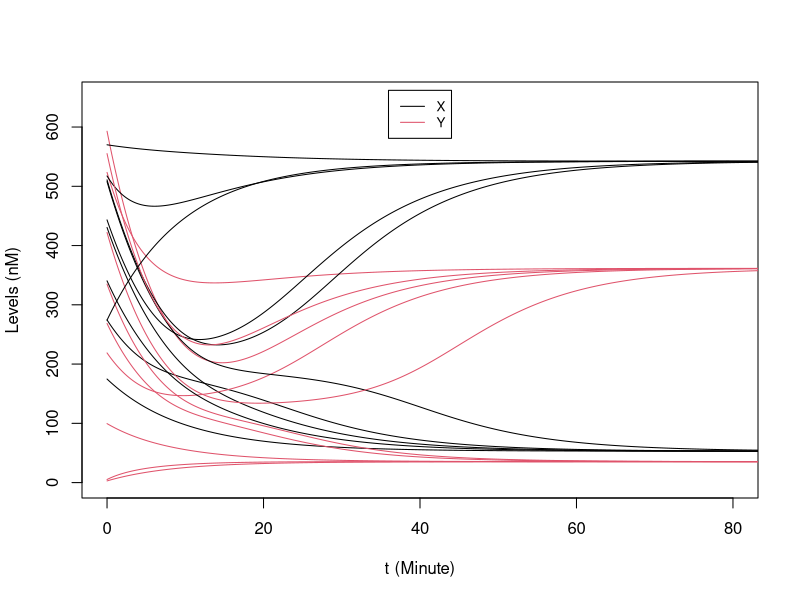
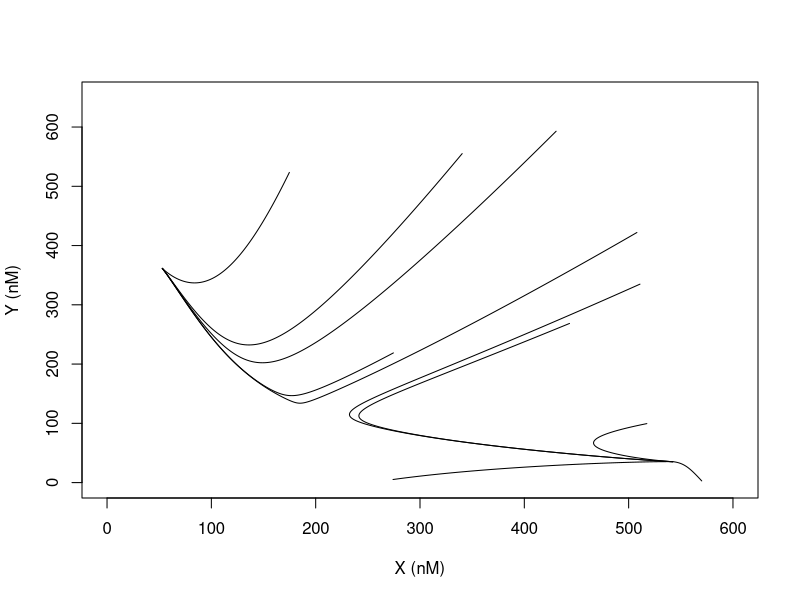
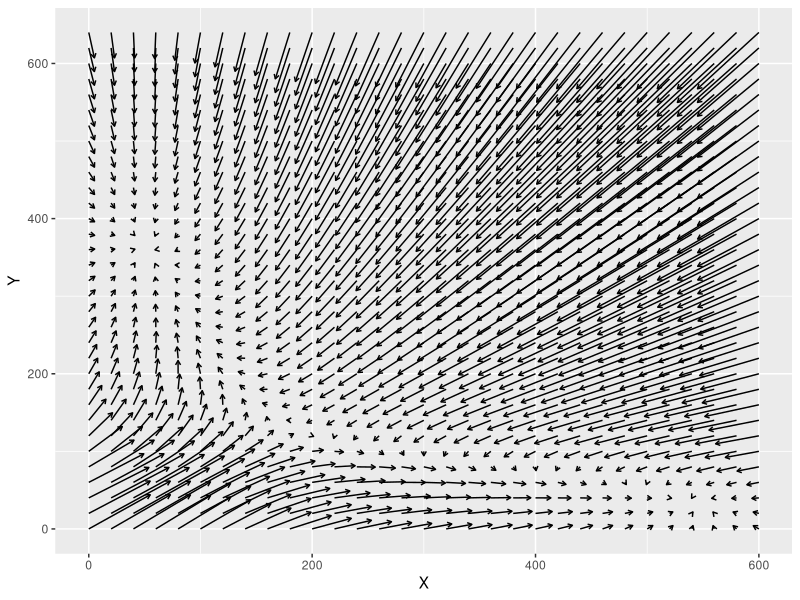
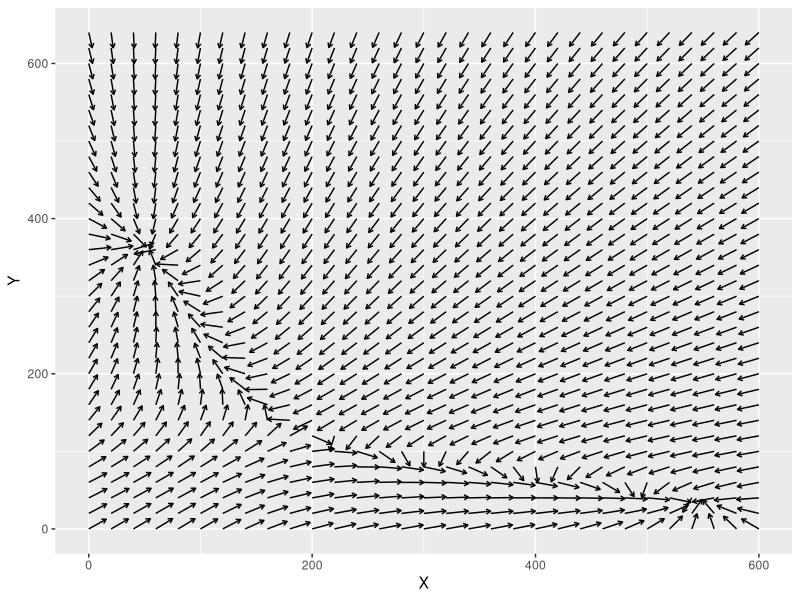
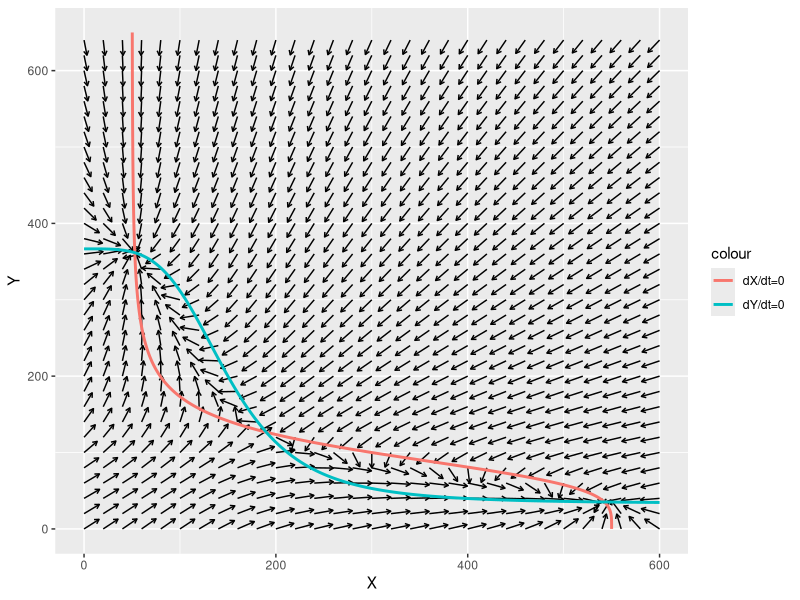
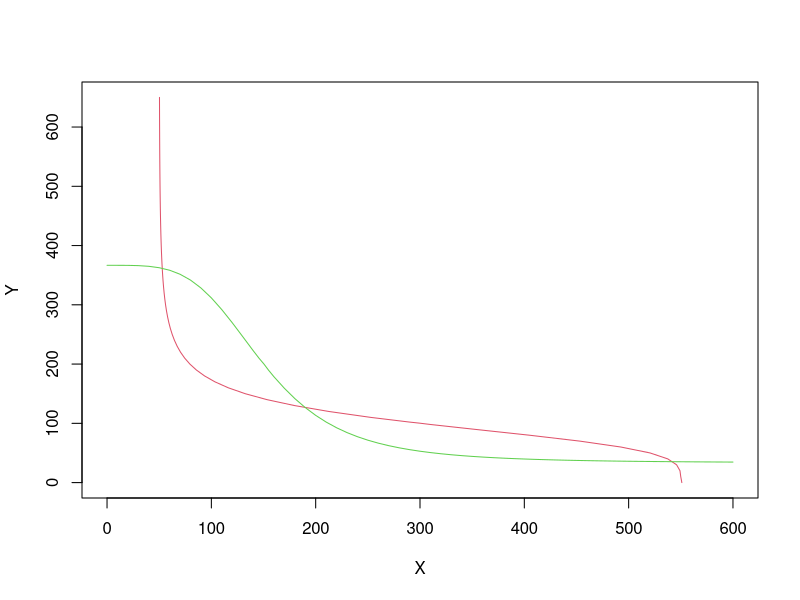
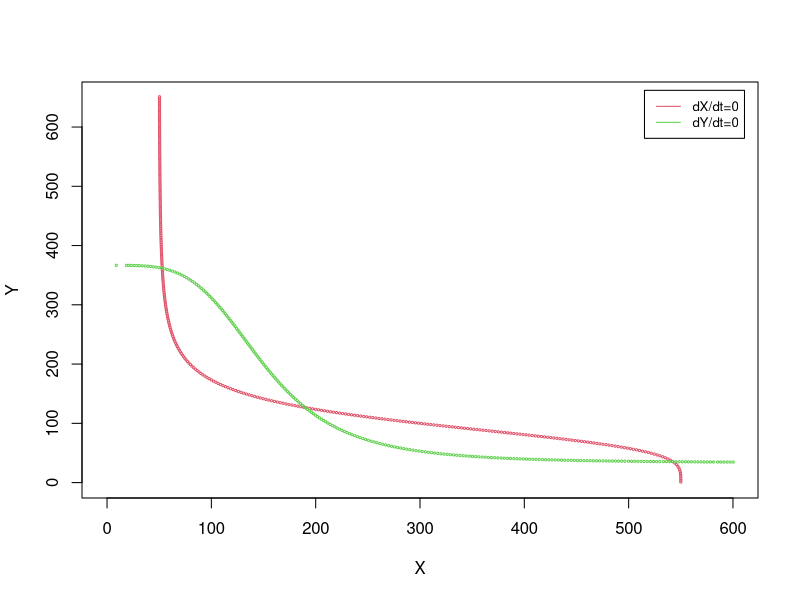

These charts were generated, in order, by the following R code: (Note: this script raises an error after producing the figures.)
## ---- chunk 1
knitr::opts_chunk$set(echo = TRUE)
## ---- chunk 2
hill_inh <- function(X,X_th,n) { # inhibitory Hill function
# X_th: Hill threshold, n: Hill coefficient
  a = (X/X_th)**n
  return(1/(1+a))
}

derivs_ts <- function(t, Xs) {  # Calculate derivative function for a toggle switch circuit
  X = Xs[1]
  Y = Xs[2]
  dxdt = 5 + 50 * hill_inh(Y, 100, 4) - 0.1 * X
  dydt = 4 + 40 * hill_inh(X, 150, 4) - 0.12 * Y
  return(c(dxdt, dydt))
}
## ---- chunk 3
# 4th order Runge-Kutta (RK4) for a generic multi-variable system
RK4_generic <- function(derivs, X0, t.total, dt, ...){
  # derivs: the function of the derivatives 
  # X0: initial condition, a vector of multiple variables
  # t.total: total simulation time, assuming t starts from 0 at the beginning
  # dt: time step size 
  t_all = seq(0, t.total, by=dt)
  n_all = length(t_all)
  nx = length(X0)
  X_all = matrix(0, nrow = n_all, ncol = nx)
  X_all[1,] =  X0
  for (i in 1:(n_all-1)) {
    t_0= t_all[i]
    t_0.5 = t_0 + 0.5*dt
    t_1 = t_0 + dt
    k1 = dt * derivs(t_0,X_all[i,],...)
    k2 = dt * derivs(t_0.5,X_all[i,] + k1/2,...)
    k3 = dt * derivs(t_0.5,X_all[i,] + k2/2,...)
    k4 = dt * derivs(t_1,X_all[i,] + k3,...)
    X_all[i+1,] = X_all[i,] + (k1+2*k2+2*k3+k4)/6
  }
  return(cbind(t_all, X_all))   # the output is a matrix of t & X(t) for all time steps
}

set.seed(77)   # set the seed for the random number generator, remove this line to generate more random initial conditions
X_init_all = array(runif(20, 0, 600), dim = c(10,2)) # generate 10 random initial conditions

t.total = 100
dt  = 0.01
plot(NULL, xlab="t (Minute)", ylab="Levels (nM)", xlim=c(0,80), ylim=c(0,650)) 
for(i in seq_len(nrow(X_init_all))){
  results = RK4_generic(derivs = derivs_ts, X0 = X_init_all[i,], t.total = t.total, dt = dt)
  lines(results[,1], results[,2], col = 1)
  lines(results[,1], results[,3], col = 2)
}
legend("top", inset=0.02, legend = c("X", "Y"),
       col=1:2, lty=1, cex=0.8)
## ---- chunk 4
plot(NULL, xlab="X (nM)", ylab="Y (nM)", xlim=c(0,600), ylim=c(0,650)) 
for(i in seq_len(nrow(X_init_all))){
  results = RK4_generic(derivs = derivs_ts, X0 = X_init_all[i,], t.total = t.total, dt = dt)
  lines(results[,2], results[,3], col = 1)
}
## ---- chunk 5
library(ggplot2)

X_all = seq(0, 600, by=20)   # all X grids
Y_all = seq(0, 650, by=20)   # all Y grids
XY_all = expand.grid(X_all, Y_all)   # all combinations of X and Y

results = t(apply(XY_all, MARGIN=1, function(Xs) {return(c(Xs, derivs_ts(0, Xs)))})) # generate all vector field data
colnames(results) = c("X", "Y", "dX", "dY")

ggplot(data=as.data.frame(results), aes(x=X, y=Y)) + 
  geom_segment(aes(xend=X+dX, yend=Y+dY), arrow = arrow(length = unit(0.05,"in")))

## ---- chunk 6

results_unit = t(apply(XY_all, MARGIN=1, function(Xs) {
  v = derivs_ts(0, Xs)
  v_norm = v / sqrt(v[1]**2 + v[2]**2)
  return(c(Xs, v_norm))})) # generate all vector field data
colnames(results_unit) = c("X", "Y", "dX", "dY")

p1 = ggplot(data=as.data.frame(results_unit), aes(x=X, y=Y)) + 
  geom_segment(aes(xend=X+20*dX, yend=Y+20*dY), arrow = arrow(length = unit(0.05,"in")))
p1
## ---- chunk 7
X_all = seq(0, 600, by=1)   # all X grids
Y_all = seq(0, 650, by=1)   # all Y grids

nullcline1 <- function(Y) {
  X= (5 + 50 * hill_inh(Y, 100, 4))/0.1 
  return(cbind(X, Y))
}
nullcline2 <- function(X) {
  Y = (4 + 40 * hill_inh(X, 150, 4))/0.12
  return(cbind(X, Y))
}

null1 = nullcline1(Y_all)
null2 = nullcline2(X_all)

p1 +
  geom_path(data = as.data.frame(null1), aes(x=X, y=Y, colour = "dX/dt=0"), size=1) + 
  geom_path(data = as.data.frame(null2), aes(x=X, y=Y, colour = "dY/dt=0"), size=1) 

## ---- chunk 8
X_all = seq(0, 600, by=10)   # all X grids
Y_all = seq(0, 650, by=10)   # all Y grids
nX = length(X_all)
nY = length(Y_all)
XY_all = expand.grid(X_all, Y_all)   # all combinations of X and Y

results = t(apply(XY_all, MARGIN=1, function(Xs) {return(c(Xs, derivs_ts(0, Xs)))})) # generate all vector field data
z_X = array(results[,3], dim = c(nX, nY))
z_Y = array(results[,4], dim = c(nX, nY))

contour(X_all, Y_all, z_X, levels = 0, col = 2, xlab = "X", ylab = "Y", drawlabels = F)
contour(X_all, Y_all, z_Y, levels = 0, col = 3, add = TRUE, drawlabels = F)
## ---- chunk 9
f_null1 <- function(X, Y) {       # f_X(X, Y)
  return(5 + 50 * hill_inh(Y, 100, 4) - 0.1 * X)
}
dfdX_null1 <- function(X, Y) {   # Jacobian (1st order partial derivatives) for f_X(X, Y)
  return(-0.1)
}
dfdY_null1 <- function(X, Y) {
  y_frac = (Y/100)**4
  return(-200/Y*y_frac/(1+y_frac)**2)
}
f_null2 <- function(X, Y) {       # f_Y(X, Y)
  return(4 + 40 * hill_inh(X, 150, 4) - 0.12 * Y)
}
dfdX_null2 <- function(X, Y) {   # Jacobian for f_Y(X, Y)
  x_frac = (X/150)**4
  return(-160/X*x_frac/(1+x_frac)**2)
}
dfdY_null2 <- function(X, Y) {   
  return(-0.12)
}

# Newton's Method (single variable)
find_root_Newton <- function(X, func, dfunc, X_range, error = 10^-3, ...) {
  #X: Initial guess of X
  #func: function f(X,...)
  #dfunc: df/dX
  #X_range: lower and upper limits of root X. If X is outside of the range, the algorithm stops.
  f = func(X, ...)
  while(abs(f) > error){
    X = X - f/dfunc(X, ...)
    if((X-X_range[1])*(X-X_range[2]) > 0) break  # Check if X is in within X_range; 
    # This would avoid potential infinite loop; When this occurs, the Newton's method doesn't converge.
    f = func(X, ...)
  }
  return(X)
}

# 4th order Runge-Kutta (RK4) for 1D
# This function issimplified to 
# (1) only output steady-state X or final X, 
# (2) derivative is not the function of t in this implementation, thus some t-dependent parts are simplified
RK4_1D_steady <- function(derivs, X0, t.total, dt, ...){
  # derivs: the function of the derivatives 
  # X0: initial condition
  # t.total: total simulation time, assuming t starts from 0 at the beginning
  # dt: time step size 
  error = 10^-8
  t = 0
  X = X0
  while(t <= t.total){
    df = derivs(X, ...)
    if(abs(df) < error) break
  
    k1 = dt * df
    k2 = dt * derivs(X + k1/2, ...)
    k3 = dt * derivs(X + k2/2, ...)
    k4 = dt * derivs(X + k3, ...)
    
    X = X + (k1+2*k2+2*k3+k4)/6
    t = t + dt
  }
  return(X)
}

nullcline_numcont <- function(func, dfdX, dfdY, X_range, Y_range, X_init, Y_init, direct = 1, step_arc) {
  nmax_cycle = 10000
  
  results = matrix(NA, nrow = nmax_cycle, ncol = 2)
  cycle = 1
  step_Y_previous = direct 
  step_X_previous = 0
  
  X_new = X_init
  Y = Y_init 
  results[cycle,] = c(X_new, Y)
  while(((X_new - X_range[1])*(X_new - X_range[2]) <= 0) & # boundary check
        ((Y - Y_range[1]) * (Y - Y_range[2]) <= 0) & 
        (cycle < nmax_cycle)) {
    h = -dfdY(X_new, Y)/dfdX(X_new, Y) 
    
    step_Y = step_arc/sqrt(1+h**2)
    step_X = step_Y*h
    
    if((step_Y_previous * step_Y + step_X_previous * step_X) < 0){ 
      step_Y = - step_Y
      step_X = - step_X
    }
    step_Y_previous = step_Y
    step_X_previous = step_X
    
    Y = Y + step_Y
    X_init = X_new + step_X
    
    X_new = find_root_Newton(X=X_init, func=func, dfunc=dfdX, X_range = X_range, Y = Y) 
    
    cycle = cycle + 1
    results[cycle,] = c(X_new, Y)
  }
  results = na.omit(results)
  colnames(results) = c("X","Y")
  return(results)
}

X_range = c(0, 600)
Y_range = c(0, 650)

# the initial X,Y need to be provided, here we manually selected them with an initial simulation
X_init_guess_null1 = 500
Y_init_guess_null1 = 1
X_init_null1 = RK4_1D_steady(derivs = f_null1, X0 = X_init_guess_null1, Y = Y_init_guess_null1, 
                             t.total = 1000, dt = 0.01)  # start from ~ (550, 1)
null1_cont = nullcline_numcont(f_null1, dfdX_null1, dfdY_null1, X_range, Y_range, 
                               X_init = X_init_null1, Y_init = Y_init_guess_null1, direct = 1, step_arc = 3)

X_init_guess_null2 = 1
Y_init_guess_null2 =366.6 
X_init_null2 = RK4_1D_steady(derivs = f_null2, X0 = X_init_guess_null2, Y = Y_init_guess_null2, 
                             t.total = 1000, dt = 0.01)   # start from ~ (8,366.6)
null2_cont = nullcline_numcont(f_null2, dfdX_null2, dfdY_null2, X_range, Y_range, 
                               X_init = X_init_null2, Y_init = Y_init_guess_null2, direct = -1, step_arc = 3)
plot(NULL, xlab="X", ylab="Y", xlim=X_range, ylim=Y_range)
points(null1_cont[,1], null1_cont[,2], pch = 1, cex = 0.3, col = 2)
points(null2_cont[,1], null2_cont[,2], pch = 1, cex = 0.3, col = 3)
legend("topright", inset=0.02, legend = c("dX/dt=0", "dY/dt=0"), col=2:3, lty=1, cex=0.8)
## ---- chunk 10
save(null1_cont, null2_cont, file = "./extra/data/03A/null_03A.RData")    # we save the data for 03B
